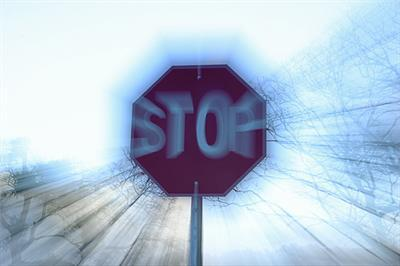
%> input picture RPC/images/0_11_11060.jpg, 400 x 266 px; its folder holds only this picture in this run
$ octave Demo.m   (GNU Octave 9; MATLAB toolbox functions it lacks are replaced by stand-ins)
%> lines starting %> are read from the running program, lines starting %| are printed output that depends on the picture
%> further down, rgb is the input picture: size 266x400x3 uint8; mean R, G, B 178.7, 196.4, 214.3
### RPC/RpcSaliency.m
%%%%%%%%%%%%%%%%%%%%%%%%%%%%%%%%%%%%%%%%%%%%%%%%%%%%%%%%%%%%%%%%%%%%%%%%%%%%%%%%%%%%%%%%%%%%%%%%%%%%%%%%
%
% Jing Lou, Mingwu Ren, Huan Wang, "Regional Principal Color Based Saliency Detection," PLoS ONE,
% vol. 9, no. 11, pp. e112475: 1-13, 2014. doi:10.1371/journal.pone.0112475
%
% Project page: http://www.loujing.com/rpc-saliency/
%
% Copyright (C) 2016 Jing Lou
%
% Date: Jul 31, 2016
%
%%%%%%%%%%%%%%%%%%%%%%%%%%%%%%%%%%%%%%%%%%%%%%%%%%%%%%%%%%%%%%%%%%%%%%%%%%%%%%%%%%%%%%%%%%%%%%%%%%%%%%%%

function [GloSalMap, RegSalMap] = RpcSaliency(rgb, params)
% Output:
% 	GloSalMap: Global saliency map
% 	RegSalMap: Regional saliency map

[Height, Width, ~] = size(rgb);
%> Height = 266; Width = 400

%% Minimum variance quantization [Subsection 'Global Color Saliency', pp.2]
[X, map] = rgb2ind(rgb, params.qnums, 'nodither');
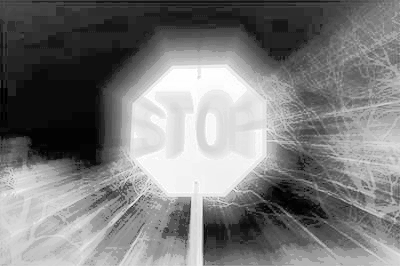
%> X: size 266x400 uint8; min 0, max 255, mean 123.8
%> map = 256 rows, first 12: [0.976 1 1; 0.973 0.996 0.992; 0.973 0.988 1; 0.973 0.988 0.992; 0.976 0.988 0.98; 0.969 1 1; 0.969 0.992 0.992; 0.969 0.992 0.98; 0.969 0.988 1; 0.98 0.984 0.996; 0.965 1 1; 0.965 0.988 0.988]
RGB_Quan = ind2rgb(X, map);

%% Color histogram [Subsection 'Global Color Saliency', pp.3]
rgb_quan_colormap = reshape(RGB_Quan, Height*Width, 3);
[Colormap,~,RGB_Quan_Idx] = unique(rgb_quan_colormap, 'rows');
%> Colormap = 256 rows, first 12: [0.176 0.188 0.361; 0.192 0.0627 0.224; 0.196 0.098 0.267; 0.227 0.0706 0.208; 0.231 0.0941 0.267; 0.231 0.122 0.294; 0.235 0.0745 0.235; 0.239 0.322 0.38; 0.243 0.0706 0.216; 0.243 0.224 0.396; 0.247 0.0824 0.251; 0.247 0.286 0.455]
ColormapIdx = (1:size(Colormap,1))';
%> ColormapIdx = 256 values from 1 to 256
ColormapCount = accumarray(RGB_Quan_Idx,1);
%> ColormapCount = 256 values, max 3750 at index 245, min 18 at index 215, mean 415.6
[ColormapCountSort, ColormapIdxSort] = sort(ColormapCount,1,'descend');
%> ColormapCountSort = 256 values, max 3750 at index 1, min 18 at index 256, mean 415.6; ColormapIdxSort = 256 values, max 256 at index 248, min 1 at index 225, mean 128.5

%% Abandon infrequently occurring colors [Subsection 'Global Color Saliency', pp.3]
tmpsum = 0;
for m = 1:size(ColormapCountSort)
	tmpsum = tmpsum + ColormapCountSort(m);
	if tmpsum > Height*Width * params.alpha
		break;
	end
end
%> this loop made 212 passes
%> tmpsum on passes 1 to 3: 3750, 6751, 8502
%> after the loop, tmpsum = 101089
reserved = m; % the number of high frequently occurring colors
%> reserved = 212
if reserved == 1
	GloSalMap = zeros(Height,Width);
	RegSalMap = zeros(Height,Width);
	return;
end

ColormapIdxReserved = ColormapIdxSort(1:reserved);
%> ColormapIdxReserved = 212 values, max 251 at index 5, min 4 at index 49, mean 117.4
ColormapReserved = Colormap(ColormapIdxReserved,:);
%> ColormapReserved = 212 rows, first 12: [0.965 0.988 0.988; 0.949 0.98 0.988; 0.933 0.976 0.984; 0.957 0.992 0.988; 0.973 0.988 0.992; 0.937 0.984 0.984; 0.941 0.988 0.988; 0.969 0.992 0.992; 0.278 0.118 0.255; 0.929 0.973 0.98; 0.933 0.98 0.98; 0.271 0.325 0.486]
% replace infrequently occurring colors by the most similar colors in the color histogram[Subsection 'Global Color Saliency', pp.3]
ColormapIdxCombine = [ColormapIdx, ColormapIdx];
%> ColormapIdxCombine = 256 rows, first 12: [1 1; 2 2; 3 3; 4 4; 5 5; 6 6; 7 7; 8 8; 9 9; 10 10; 11 11; 12 12]
for m = 1:length(ColormapIdx)
	if isempty(find(ColormapIdxCombine(m,1)==ColormapIdxReserved, 1))
		ColormapIdxCombine(m,2) = 0;
	end
end
%> after the loop, ColormapIdxCombine = 256 rows, first 12: [1 0; 2 0; 3 0; 4 4; 5 5; 6 6; 7 7; 8 0; 9 9; 10 10; 11 11; 12 12]
tmpNonZeroIdx = find(ColormapIdxCombine(:,2)~=0);
%> tmpNonZeroIdx = 212 values from 4 to 251
tmpZeroIdx = find(ColormapIdxCombine(:,2)==0);
%> tmpZeroIdx = 44 values from 1 to 256
% measure in Lab color space [Subsection 'Global Color Saliency', pp.3, Eq.(1)]
tmpcolormap = im2double(Colormap);
%> tmpcolormap has the same summary as Colormap
for m = 1:length(tmpZeroIdx)
	midx = tmpZeroIdx(m);
	[ml,ma,mb] = RGB2Lab(tmpcolormap(midx,1),tmpcolormap(midx,2),tmpcolormap(midx,3));
	tmpdist = inf;
	maxidx = 0;
	for n = 1:length(tmpNonZeroIdx)
		nidx = tmpNonZeroIdx(n);
		[nl,na,nb] = RGB2Lab(tmpcolormap(nidx,1),tmpcolormap(nidx,2),tmpcolormap(nidx,3));
		tmpnorm = norm([ml,ma,mb]-[nl,na,nb], 2);
		if tmpnorm < tmpdist
			tmpdist = tmpnorm;
			maxidx = tmpNonZeroIdx(n);
		end
	end
	if maxidx~=0
		ColormapIdxCombine(tmpZeroIdx(m),2) = maxidx;
	end
end
%> this loop made 44 passes
%> midx on passes 1 to 8: 1, 2, 3, 8, 29, 33, 38, 46
%> midx on pass 22: 217
% recompute ColormapCount and ColormapSort
RGB_Quan_Idx_Combine = RGB_Quan_Idx;
for m = 1:Height*Width
	RGB_Quan_Idx_Combine(m) = ColormapIdxCombine(RGB_Quan_Idx(m),2);
end
ColormapCountCombine = accumarray(RGB_Quan_Idx_Combine,1);
[ColormapCountSortCombine, ~] = sort(ColormapCountCombine,1,'descend');
ColormapCountSortCombine = ColormapCountSortCombine(1:length(ColormapIdxReserved));

%% Recompute the distance between two high frequent colors in Lab color space
tmplen = length(ColormapIdxReserved);
tmpcolormap = im2double(ColormapReserved);
ColormapReservedDist = zeros(tmplen);
%> ColormapReservedDist: size 212x212 double; every value is 0
for m = 1:tmplen
	[ml,ma,mb] = RGB2Lab(tmpcolormap(m,1),tmpcolormap(m,2),tmpcolormap(m,3));
	for n = 1:tmplen
		[nl,na,nb] = RGB2Lab(tmpcolormap(n,1),tmpcolormap(n,2),tmpcolormap(n,3));
		ColormapReservedDist(m,n) = norm([ml,ma,mb]-[nl,na,nb], 2);
	end
end
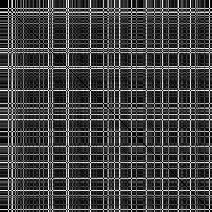
%> ColormapReservedDist: size 212x212 double; min 0, max 70.83, mean 18.5; drawn with min black and max white

%% Global color saliency [Subsection 'Global Color Saliency', pp.3, Eq.(2)]
tmplen = length(ColormapIdxReserved);
ColormapReservedSaliency = zeros(tmplen,1);
for m = 1:tmplen
	for n = 1:tmplen
		ColormapReservedSaliency(m,1) = ColormapReservedSaliency(m,1) + ColormapReservedDist(m,n)*ColormapCountSortCombine(n);
	end
end

%% Color space smoothing [Subsection 'Global Color Saliency', pp.4, Eq.(3)]
tmplen = length(ColormapIdxReserved);
[ColormapReservedDistSort, ColormapReservedDistSortIdx] = sort(ColormapReservedDist, 2, 'ascend');
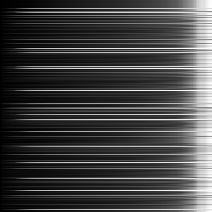
%> ColormapReservedDistSort: size 212x212 double; min 0, max 70.83, mean 18.5; mean of the top-left, top-right, bottom-left and bottom-right quarters 9.7, 27.2, 10.2, 27.1; drawn with min black and max white
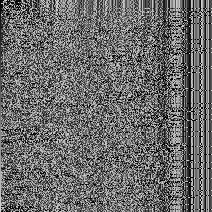
%> ColormapReservedDistSortIdx: size 212x212 double; min 1, max 212, mean 106.5
tmpcnt = uint32(ceil(length(ColormapIdxReserved) * params.delta));
if tmpcnt == 1
	tmpcnt = 2;
end
T = zeros(tmplen,1);
for m = 1:tmplen
	T(m) = sum(ColormapReservedDistSort(m,1:tmpcnt));
end
ColormapReservedSaliencySmooth = zeros(tmplen,1);
for m = 1:tmplen
	tmpsum = 0;
	for n = 1:tmpcnt
		tmpsum = tmpsum + (T(m)-ColormapReservedDistSort(m,n))*ColormapReservedSaliency(ColormapReservedDistSortIdx(m,n));
	end
	ColormapReservedSaliencySmooth(m) = tmpsum/double(tmpcnt-1)/T(m);
end
% normalization
%> the run ends on the next line
ColormapReservedSaliencySmooth = mapminmax(ColormapReservedSaliencySmooth',0,1);
%* Global saliency map
GloSalMap = zeros(Height,Width);
for m = 1:Height*Width
	tmpidx = RGB_Quan_Idx_Combine(m);
	GloSalMap(m) = ColormapReservedSaliencySmooth(ColormapIdxReserved==tmpidx);
end

%% Graph-based segmentation [Subsection 'Regional Principal Color Saliency', pp.4]
graphsig = 0.5;		% Used to smooth the input image before segmenting it
k = 50;				% Value for the threshold function
minsize = 50;		% Minimum component size enforced by post-processing
imwrite(RGB_Quan, 's.ppm');
system(['segment.exe ', int2str(graphsig), ' ', int2str(k), ' ', int2str(minsize), ' s.ppm r.ppm']);
tmprgbseg = imread('r.ppm');
tmpcolormap = reshape(tmprgbseg, Height*Width, 3);
[~,~,SegImg_Label] = unique(tmpcolormap, 'rows');
clear segsigma k minsize tmprgbseg tmpcolormap;
SegImg_Label = reshape(SegImg_Label, Height,Width);
[SegLabel,~,~]= unique(SegImg_Label);

%% Regional principal color saliency [Subsection 'Regional Principal Color Saliency', pp.4]
regionlen = length(SegLabel);
Region = struct([]);
for m = 1:regionlen
	Region(m).Label = SegLabel(m);
	tmpidx = find(SegImg_Label==Region(m).Label);
	Region(m).Count = length(tmpidx);
	[subx,suby] = ind2sub([Height,Width], tmpidx);
	Region(m).Sub = [subx,suby];
	% regional center
	Region(m).Center(2) = mean(subx);
	Region(m).Center(1) = mean(suby);
	% spatial distance between regional center and image center
	Region(m).ToCenterDist = norm([Width/2,Height/2]-Region(m).Center,2);
	Region(m).ColormapIdx = RGB_Quan_Idx_Combine(tmpidx);
	% regional principal color
	tmpColormapIdx = Region(m).ColormapIdx;
	[uniColormap,~,uniColormapIdx] = unique(tmpColormapIdx);
	uniColormapIdxCount = accumarray(uniColormapIdx,1);
	[sortColormapIdxCount,sortColormapIdxCountIdx] = sort(uniColormapIdxCount,1,'descend');
	Region(m).MainColorIdx = uniColormap(sortColormapIdxCountIdx(1));
	Region(m).MainColorCount = sortColormapIdxCount(1);
	Region(m).Saliency = ColormapReservedSaliencySmooth(ColormapIdxReserved==Region(m).MainColorIdx);
end
% normalization
tmpSaliency = [Region(:).Saliency];
tmpSaliency = mapminmax(tmpSaliency(:)',0,1);
for m = 1:regionlen
	Region(m).Saliency = tmpSaliency(m);
end

%% Spatial Relationships [Subsection 'Spatial Relationships', pp.5]
% spatial distance between two regions
RegionDist = zeros(regionlen);
for m = 1:regionlen
	for n = 1:regionlen
		RegionDist(m,n) = norm(Region(m).Center-Region(n).Center,2);
	end
end
RegionDist = reshape(mapminmax(RegionDist(:)',0,1),regionlen,regionlen);
% spatial distance between regional center and image center
tmpDist = [Region(:).ToCenterDist];
tmpDist = mapminmax(tmpDist(:)',0,1);
for m = 1:regionlen
	Region(m).ToCenterDist = tmpDist(m);
end
% [Subsection 'Spatial Relationships', pp.5, Eq.(5)]
RegionSaliencyContr = zeros(regionlen);
for m = 1:regionlen
	for n = 1:regionlen
		RegionSaliencyContr(m,n) = Region(m).Saliency-Region(n).Saliency;
		if RegionSaliencyContr(m,n)<=0
			RegionSaliencyContr(m,n) = 0;
		end
	end
end
RegionSaliencyContr = reshape(mapminmax(RegionSaliencyContr(:)',0,1),regionlen,regionlen);
% [Subsection 'Spatial Relationships', pp.5, Eq.(4)]
for m = 1:regionlen
	Region(m).SaliencyW = Region(m).Count*Region(m).Saliency;
	for n = 1:regionlen
		Region(m).SaliencyW = Region(m).SaliencyW + Region(n).Count*exp(-RegionDist(m,n)^2)*RegionSaliencyContr(m,n);
	end
end
% [Subsection 'Spatial Relationships', pp.5, Eq.(6)]
for m = 1:regionlen
	Region(m).SaliencyW = Region(m).SaliencyW/exp(Region(m).ToCenterDist^2 / params.sigma);
end
% normalization
tmpSaliencyW = [Region(:).SaliencyW];
tmpSaliencyW = mapminmax(tmpSaliencyW(:)',0,1);
for m = 1:regionlen
	Region(m).SaliencyW = tmpSaliencyW(m);
end
%** Regional saliency map
RegSalMap = zeros(Height,Width);
for m = 1:regionlen
	for n = 1:Region(m).Count
		RegSalMap(Region(m).Sub(n,1), Region(m).Sub(n,2), 1) = Region(m).SaliencyW;
	end
end
RegSalMap = reshape(mapminmax(RegSalMap(:)',0,1),Height,Width);

### RPC/RGB2Lab.m

function [L,a,b] = RGB2Lab(R,G,B)
% function [L, a, b] = RGB2Lab(R, G, B)
% RGB2Lab takes matrices corresponding to Red, Green, and Blue, and
% transforms them into CIELab.  This transform is based on ITU-R
% Recommendation  BT.709 using the D65 white point reference.
% The error in transforming RGB -> Lab -> RGB is approximately
% 10^-5.  RGB values can be either between 0 and 1 or between 0 and 255.
% By Mark Ruzon from C code by Yossi Rubner, 23 September 1997.
% Updated for MATLAB 5 28 January 1998.

if (nargin == 1)
  B = double(R(:,:,3));
  G = double(R(:,:,2));
  R = double(R(:,:,1));
end

if ((max(max(R)) > 1.0) | (max(max(G)) > 1.0) | (max(max(B)) > 1.0))
  R = R/255;
  G = G/255;
  B = B/255;
end

[M, N] = size(R);
s = M*N;

% Set a threshold
T = 0.008856;

RGB = [reshape(R,1,s); reshape(G,1,s); reshape(B,1,s)];

% RGB to XYZ
MAT = [0.412453 0.357580 0.180423;
       0.212671 0.715160 0.072169;
       0.019334 0.119193 0.950227];
XYZ = MAT * RGB;

X = XYZ(1,:) / 0.950456;
Y = XYZ(2,:);
Z = XYZ(3,:) / 1.088754;

XT = X > T;
YT = Y > T;
ZT = Z > T;

fX = XT .* X.^(1/3) + (~XT) .* (7.787 .* X + 16/116);

% Compute L
Y3 = Y.^(1/3);
fY = YT .* Y3 + (~YT) .* (7.787 .* Y + 16/116);
L  = YT .* (116 * Y3 - 16.0) + (~YT) .* (903.3 * Y);

fZ = ZT .* Z.^(1/3) + (~ZT) .* (7.787 .* Z + 16/116);

% Compute a and b
a = 500 * (fX - fY);
b = 200 * (fY - fZ);

L = reshape(L, M, N);
a = reshape(a, M, N);
b = reshape(b, M, N);

if ((nargout == 1) | (nargout == 0))
  L = cat(3,L,a,b);
end

### RPC/Demo.m
%%%%%%%%%%%%%%%%%%%%%%%%%%%%%%%%%%%%%%%%%%%%%%%%%%%%%%%%%%%%%%%%%%%%%%%%%%%%%%%%%%%%%%%%%%%%%%%%%%%%%%%%
%
% Jing Lou, Mingwu Ren, Huan Wang, "Regional Principal Color Based Saliency Detection," PLoS ONE,
% vol. 9, no. 11, pp. e112475: 1-13, 2014. doi:10.1371/journal.pone.0112475
%
% Project page: http://www.loujing.com/rpc-saliency/
%
% Copyright (C) 2016 Jing Lou
%
% Date: Jul 31, 2016
%
%%%%%%%%%%%%%%%%%%%%%%%%%%%%%%%%%%%%%%%%%%%%%%%%%%%%%%%%%%%%%%%%%%%%%%%%%%%%%%%%%%%%%%%%%%%%%%%%%%%%%%%%

clc; clear; close all;

%% Parameter settings
params.qnums = 256;		% [Subsection 'Color Quantization', pp.8]
params.alpha = 0.95;	% [Subsection 'Parameter Selection', pp.8]
params.delta = 0.25;
params.sigma = 0.2;

%% make folders
if exist('GloSalMaps','dir') ~= 7
	system('md GloSalMaps');
end

if exist('RegSalMaps','dir') ~= 7
	system('md RegSalMaps');
end

%% RPC
rgbfiles = dir('images\*.jpg');
for nums = 1:length(rgbfiles)
	tic;
	% read image
	filename = rgbfiles(nums).name;
	fprintf('%4d/%-4d:\t%s\t', nums, length(rgbfiles), filename);
	rgb = imread(['images\', filename]);
	if ndims(rgb) == 2
		rgb = repmat(rgb, [1 1 3]);
	end
	[GloSalMap, RegSalMap] = RpcSaliency(rgb, params);
